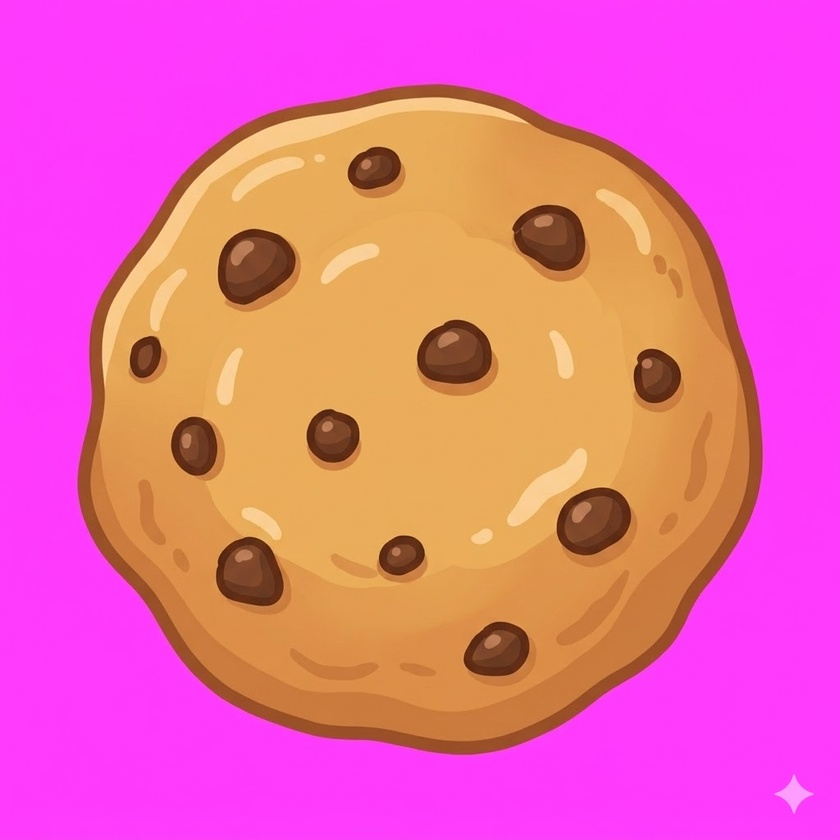
#> input picture web_dashboard/assets/cards/KIRA COOKIE 2.0.jfif, 840 x 840 px, shrunk from 1024 x 1024 before the run
$ python strip_magenta.py '../web_dashboard/assets/cards/KIRA COOKIE 2.0.jfif'
#> lines starting #> are read from the running program, lines starting #| are printed output that depends on the picture
#!/usr/bin/env python3
"""strip_magenta.py — remove #FF00FF chroma-key backgrounds from PNG/JPEG images.

Usage:
    python scripts/strip_magenta.py <file_or_folder> [--tolerance 30] [--erode 0]

Options:
    --tolerance N   Colour distance from #FF00FF that counts as background.
                    Default 30 for PNG input; auto-raised to 40 for JPEG/JFIF
                    (JPEG compression scatters the key colour near edges).
    --erode N       Shave N pixels off the alpha mask edges after keying.
                    Useful for killing residual colour fringe/halo from AI gen.
                    Default 0 (no erosion).

Output:
    <original_name>_alpha.png placed next to each input file.
    Never overwrites the original; skips existing _alpha.png unless --force.
"""

import argparse
import os
import sys

try:
    from PIL import Image, ImageFilter
except ImportError:
    sys.exit("Pillow not installed.  Run: pip install pillow")


# ---------------------------------------------------------------------------
# Key colour (pure magenta)
# ---------------------------------------------------------------------------
KEY_R, KEY_G, KEY_B = 255, 0, 255


def _chroma_distance(r: int, g: int, b: int) -> float:
    """Euclidean distance in RGB space from the key colour."""
    dr = r - KEY_R
    dg = g - KEY_G
    db = b - KEY_B
    return (dr * dr + dg * dg + db * db) ** 0.5


_MAX_DIST = _chroma_distance(0, 255, 0)  # ~360 (worst case, pure green)


def strip_magenta(
    src_path: str,
    tolerance: int | None,
    erode: int,
    force: bool = False,
    feather: int | None = None,
) -> dict:
    """Process one image file.  Returns a stats dict."""
#> called with erode = 0, force = False

    name, ext = os.path.splitext(os.path.basename(src_path))
    ext_lower = ext.lower()

    # JPEG family: bump default tolerance
    is_jpeg = ext_lower in (".jpg", ".jpeg", ".jfif", ".jpe")
    if tolerance is None:
        effective_tol = 40 if is_jpeg else 30
    else:
        effective_tol = tolerance

    # Derived tolerance threshold as distance (0–255 component range → 0–441 dist)
    # We scale so that tolerance=30 on a 0-255 scale maps to a sensible distance.
    # Use component-wise max-deviation: pixel is BG if every component deviates
    # by no more than `effective_tol` from the key colour.
    # This is more intuitive than Euclidean for chroma-key work.
    tol = effective_tol

    dst_name = name + "_alpha.png"
    dst_path = os.path.join(os.path.dirname(src_path), dst_name)

    if os.path.exists(dst_path) and not force:
        return {
            "file": os.path.basename(src_path),
            "skipped": True,
            "reason": f"{dst_name} already exists (use --force to overwrite)",
        }

    img = Image.open(src_path).convert("RGBA")
    W, H = img.size
    data = list(img.getdata())
#> data = 705600 items

    # -------------------------------------------------------------------
    # Pass 1: key out full-bg pixels and soft-blend near-bg edge pixels
    # -------------------------------------------------------------------
    # For edge anti-aliasing we treat the alpha as proportional to how far
    # the pixel is from the key colour.  Full BG → alpha 0.  Art → alpha 255.
    # The transition (feather) zone spans [tol .. tol+feather] distance from the
    # key centre.  `feather` defaults to `tol` (the legacy 2*tol ramp) but can
    # be narrowed when background and art deviations are close together
    # (e.g. JPEG-scattered magenta vs a pink lid) so neither bleeds into the
    # other.
    ramp = feather if feather is not None else tol
    ramp = max(1, ramp)
    transition_half = tol          # full transparent below this
    transition_full = tol + ramp   # full opaque above this

    keyed_pixels = 0
    new_data = []
    for r, g, b, a_orig in data:
        # Max component deviation from key (intuitive; handles JPEG scatter)
        dev = max(abs(r - KEY_R), abs(g - KEY_G), abs(b - KEY_B))
        if dev <= transition_half:
            new_data.append((r, g, b, 0))
            keyed_pixels += 1
        elif dev <= transition_full:
            # Smooth ramp: 0 at transition_half, 255 at transition_full
            alpha = int(255 * (dev - transition_half) / ramp)
            new_data.append((r, g, b, alpha))
            keyed_pixels += 1  # counts partial as "touched"
        else:
            new_data.append((r, g, b, a_orig))
#> this loop made 705600 passes
#> (r, g, b, dev, alpha) on passes 1 to 8: (254, 58, 252, 58, 114), (254, 58, 252, 58, 114), (254, 58, 252, 58, 114), (254, 58, 252, 58, 114), (254, 58, 252, 58, 114), (254, 58, 252, 58, 114), (254, 58, 252, 58, 114), (255, 59, 253, 59, 121)
#> after the loop, keyed_pixels = 346129; new_data = 705600 items

    img.putdata(new_data)
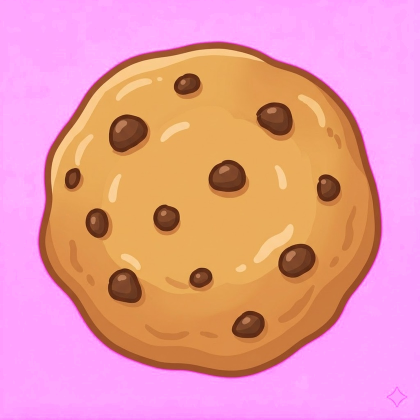
#> img: PIL image 840x840 RGBA (shown at 1/2 size); mean R, G, B, A 232.2, 101.6, 163.8, 186.7; transparent parts drawn white

    # -------------------------------------------------------------------
    # Pass 2: erosion (optional) — shave N px off the alpha mask
    # -------------------------------------------------------------------
    if erode > 0:
        # Use the alpha channel as a mask and erode it
        alpha_ch = img.split()[3]
        for _ in range(erode):
            alpha_ch = alpha_ch.filter(ImageFilter.MinFilter(3))
        r_ch, g_ch, b_ch, _ = img.split()
        img = Image.merge("RGBA", (r_ch, g_ch, b_ch, alpha_ch))

    # -------------------------------------------------------------------
    # Compute bounding box of remaining art (non-transparent region)
    # -------------------------------------------------------------------
    alpha_ch = img.split()[3]
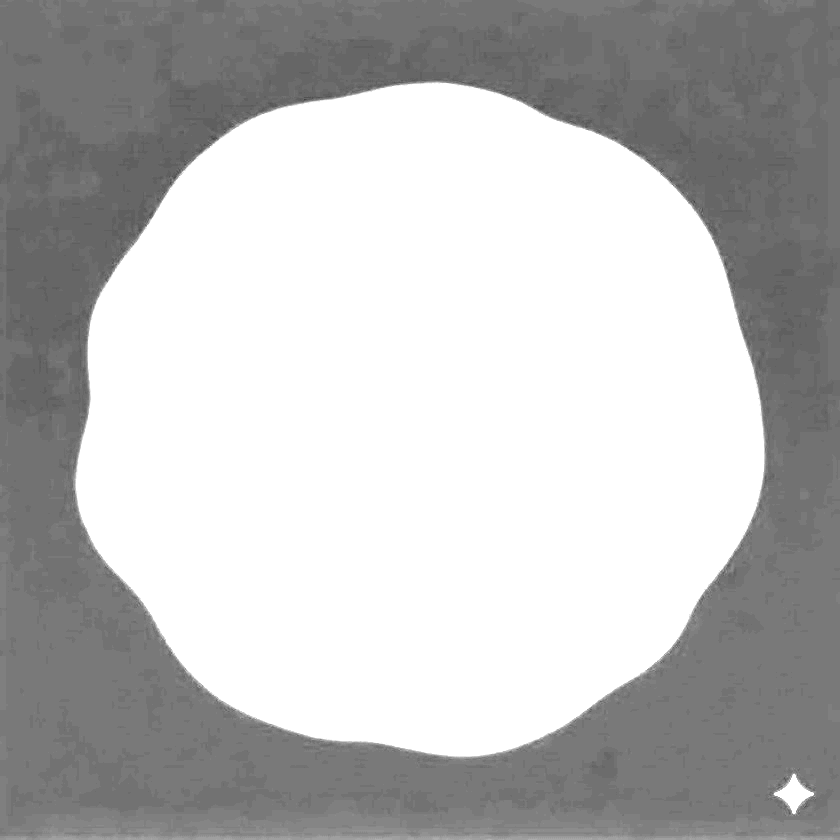
#> alpha_ch: PIL image 840x840 L; min 63, max 255, mean 186.7
    bbox = alpha_ch.getbbox()  # (left, top, right, bottom) or None
#> bbox = (0, 0, 840, 840)

    img.save(dst_path, format="PNG", optimize=False)

    return {
        "file": os.path.basename(src_path),
        "output": dst_name,
        "size": f"{W}x{H}",
        "tolerance": effective_tol,
        "erode": erode,
        "keyed_pixels": keyed_pixels,
        "art_bbox": bbox,
        "skipped": False,
    }


def _collect_images(path: str) -> list[str]:
    exts = {".png", ".jpg", ".jpeg", ".jfif", ".jpe"}
    if os.path.isfile(path):
        if os.path.splitext(path)[1].lower() in exts:
            return [path]
        return []
    # folder
    out = []
    for fn in sorted(os.listdir(path)):
        if os.path.splitext(fn)[1].lower() in exts:
            # Skip already-processed alpha outputs
            if fn.endswith("_alpha.png"):
                continue
            out.append(os.path.join(path, fn))
    return out


def main() -> None:
    ap = argparse.ArgumentParser(
        description="Strip #FF00FF magenta backgrounds, output <name>_alpha.png"
    )
    ap.add_argument("path", help="Image file or folder to process")
    ap.add_argument(
        "--tolerance", type=int, default=None,
        help="Max component deviation from #FF00FF to count as background "
             "(default 30 for PNG, 40 for JPEG/JFIF)",
    )
    ap.add_argument(
        "--erode", type=int, default=0,
        help="Pixels to erode from alpha edge after keying (default 0)",
    )
    ap.add_argument(
        "--feather", type=int, default=None,
        help="Width (in colour-deviation units) of the transparent→opaque "
             "anti-alias ramp above the tolerance threshold. Defaults to "
             "`tolerance` (legacy 2x ramp). Narrow it (e.g. 15) when the "
             "background colour sits close to the art colour.",
    )
    ap.add_argument(
        "--force", action="store_true",
        help="Overwrite existing _alpha.png outputs",
    )
    args = ap.parse_args()

    targets = _collect_images(args.path)
    if not targets:
        sys.exit(f"No supported image files found at: {args.path}")

    print(f"strip_magenta — processing {len(targets)} file(s)")
    print(f"  tolerance : {args.tolerance if args.tolerance is not None else 'auto'}")
    print(f"  erode     : {args.erode}")
    print()

    for src in targets:
        result = strip_magenta(src, args.tolerance, args.erode,
                               force=args.force, feather=args.feather)
#> result = {'file': 'KIRA COOKIE 2.0.jfif', 'output': 'KIRA COOKIE 2.0_alpha.png', 'size': '840x840', 'tolerance': 40, 'erode': 0, 'keyed_pixels': 346129, 'art_bbox': (0, 0, 840, 840), 'skipped': False}
        if result.get("skipped"):
            print(f"  SKIP  {result['file']}  — {result['reason']}")
        else:
            bbox_str = str(result["art_bbox"]) if result["art_bbox"] else "none (all transparent!)"
#> bbox_str = '(0, 0, 840, 840)'
            print(
                f"  OK    {result['file']}  →  {result['output']}\n"
                f"        {result['size']}  tol={result['tolerance']}  "
                f"erode={result['erode']}  keyed={result['keyed_pixels']}px  "
                f"art_bbox={bbox_str}"
            )
#|   OK    KIRA COOKIE 2.0.jfif  →  KIRA COOKIE 2.0_alpha.png
#|         840x840  tol=40  erode=0  keyed=346129px  art_bbox=(0, 0, 840, 840)

    print("\nDone.")


if __name__ == "__main__":
    main()

$ run again, on web_dashboard/assets/cards/kira COOKIE JAR NEW 2.0.jfif
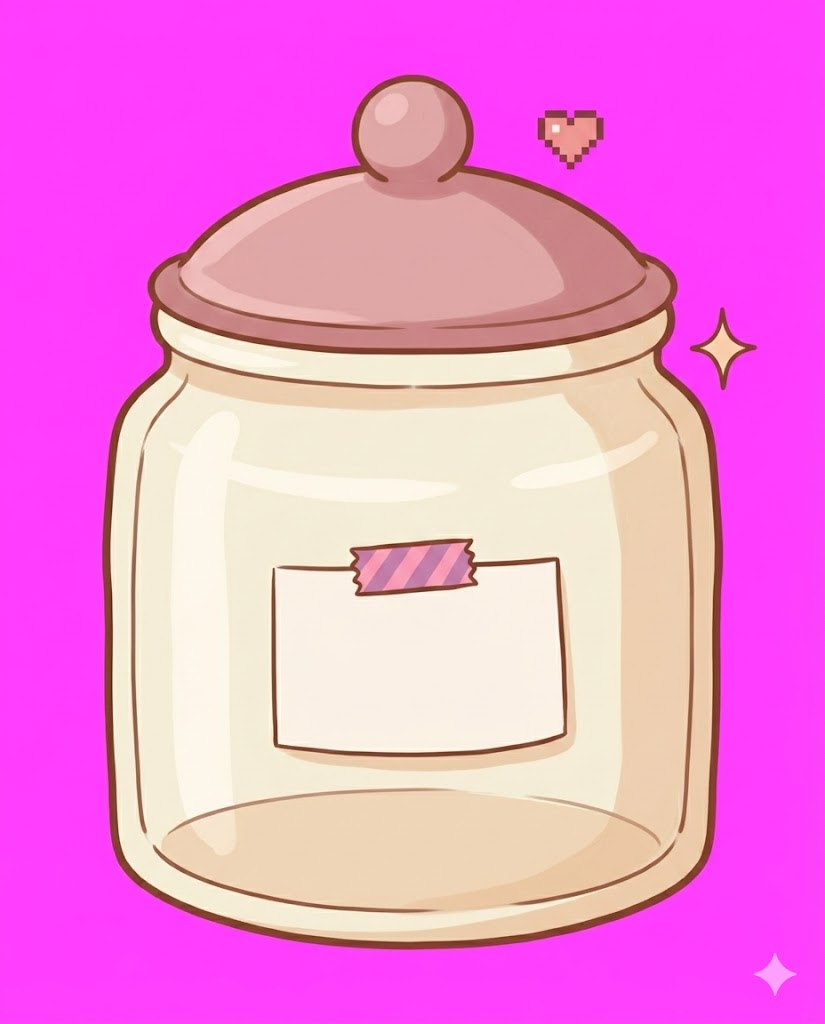
#> input picture web_dashboard/assets/cards/kira COOKIE JAR NEW 2.0.jfif, 825 x 1024 px
#> data = 844800 items
#> the loop in strip_magenta, `for r, g, b, a_orig in data:` made 844800 passes
#> (r, g, b, dev, alpha) on passes 1 to 8: (254, 60, 252, 60, 127), (254, 60, 252, 60, 127), (254, 60, 252, 60, 127), (254, 60, 252, 60, 127), (254, 60, 252, 60, 127), (255, 61, 253, 61, 133), (255, 61, 253, 61, 133), (255, 61, 253, 61, 133)
#> after the loop in strip_magenta, `for r, g, b, a_orig in data:`: keyed_pixels = 400464; new_data = 844800 items
#> in strip_magenta, `img.putdata(new_data)`:
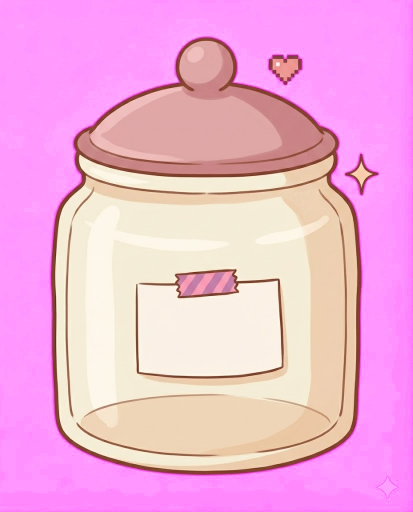
#> img: PIL image 825x1024 RGBA (shown at 1/2 size); mean R, G, B, A 241.1, 134.1, 216.5, 200.5; transparent parts drawn white
#> in strip_magenta, `alpha_ch = img.split()[3]`:
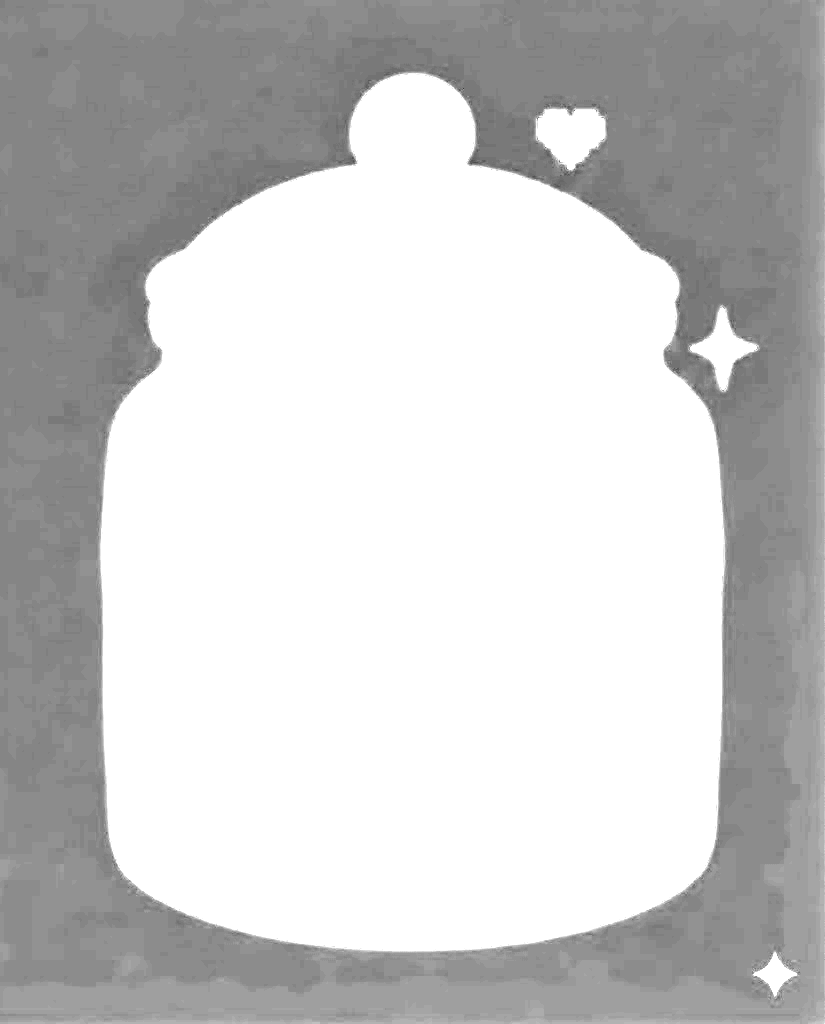
#> alpha_ch: PIL image 825x1024 L; min 57, max 255, mean 200.5
#> bbox = (0, 0, 825, 1024)
#> result = {'file': 'kira COOKIE JAR NEW 2.0.jfif', 'output': 'kira COOKIE JAR NEW 2.0_alpha.png', 'size': '825x1024', 'tolerance': 40, 'erode': 0, 'keyed_pixels': 400464, 'art_bbox': (0, 0, 825, 1024), 'skipped': False}
#> bbox_str = '(0, 0, 825, 1024)'
#|   OK    kira COOKIE JAR NEW 2.0.jfif  →  kira COOKIE JAR NEW 2.0_alpha.png
#|         825x1024  tol=40  erode=0  keyed=400464px  art_bbox=(0, 0, 825, 1024)

$ run again, on web_dashboard/assets/cards/KIRA COOKIE GOLD 2.0_alpha.png
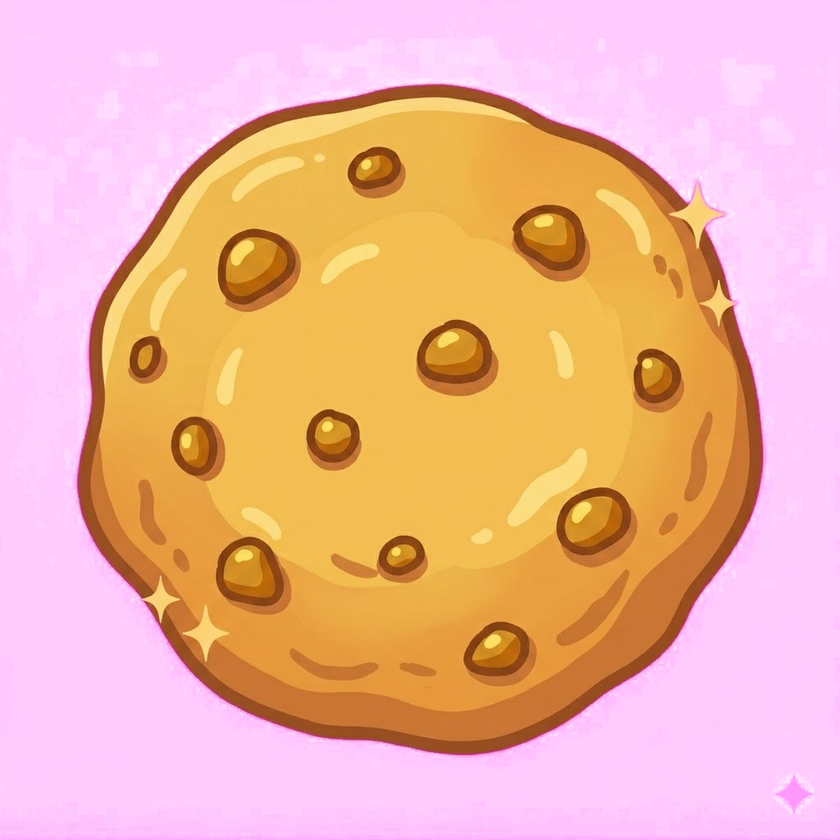
#> input picture web_dashboard/assets/cards/KIRA COOKIE GOLD 2.0_alpha.png, 840 x 840 px, shrunk from 1024 x 1024 before the run
#> in strip_magenta, img is the input picture: PIL image 840x840 RGBA; mean R, G, B, A 238, 104.3, 158.4, 160.2
#> data = 705600 items
#> the loop in strip_magenta, `for r, g, b, a_orig in data:` made 705600 passes
#> b on passes 1 to 8: 250, 250, 250, 250, 250, 250, 250, 255
#> after the loop in strip_magenta, `for r, g, b, a_orig in data:`: keyed_pixels = 343354; new_data = 705600 items
#> in strip_magenta, `img.putdata(new_data)`:
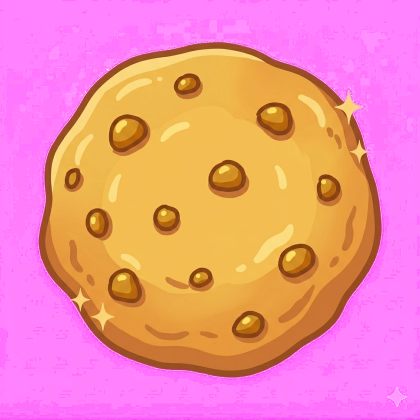
#> img: PIL image 840x840 RGBA (shown at 1/2 size); mean R, G, B, A 238, 104.3, 158.4, 207.8; transparent parts drawn white
#> in strip_magenta, `alpha_ch = img.split()[3]`:
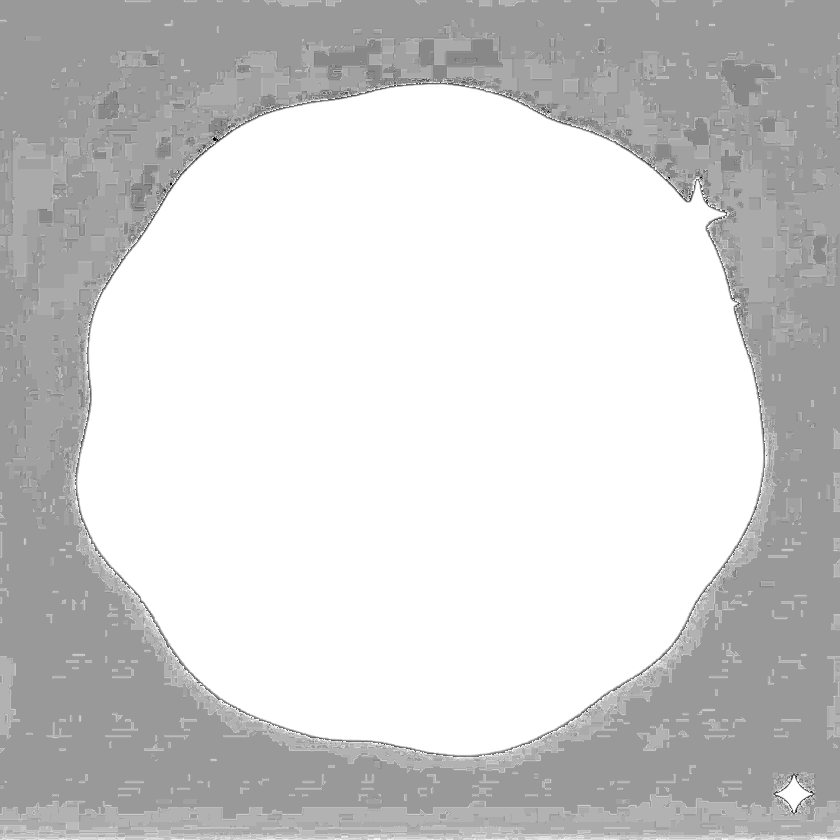
#> alpha_ch: PIL image 840x840 L; min 0, max 255, mean 207.8
#> bbox = (0, 0, 840, 840)
#> result = {'file': 'KIRA COOKIE GOLD 2.0_alpha.png', 'output': 'KIRA COOKIE GOLD 2.0_alpha_alpha.png', 'size': '840x840', 'tolerance': 30, 'erode': 0, 'keyed_pixels': 343354, 'art_bbox': (0, 0, 840, 840), 'skipped': False}
#> bbox_str = '(0, 0, 840, 840)'
#|   OK    KIRA COOKIE GOLD 2.0_alpha.png  →  KIRA COOKIE GOLD 2.0_alpha_alpha.png
#|         840x840  tol=30  erode=0  keyed=343354px  art_bbox=(0, 0, 840, 840)
